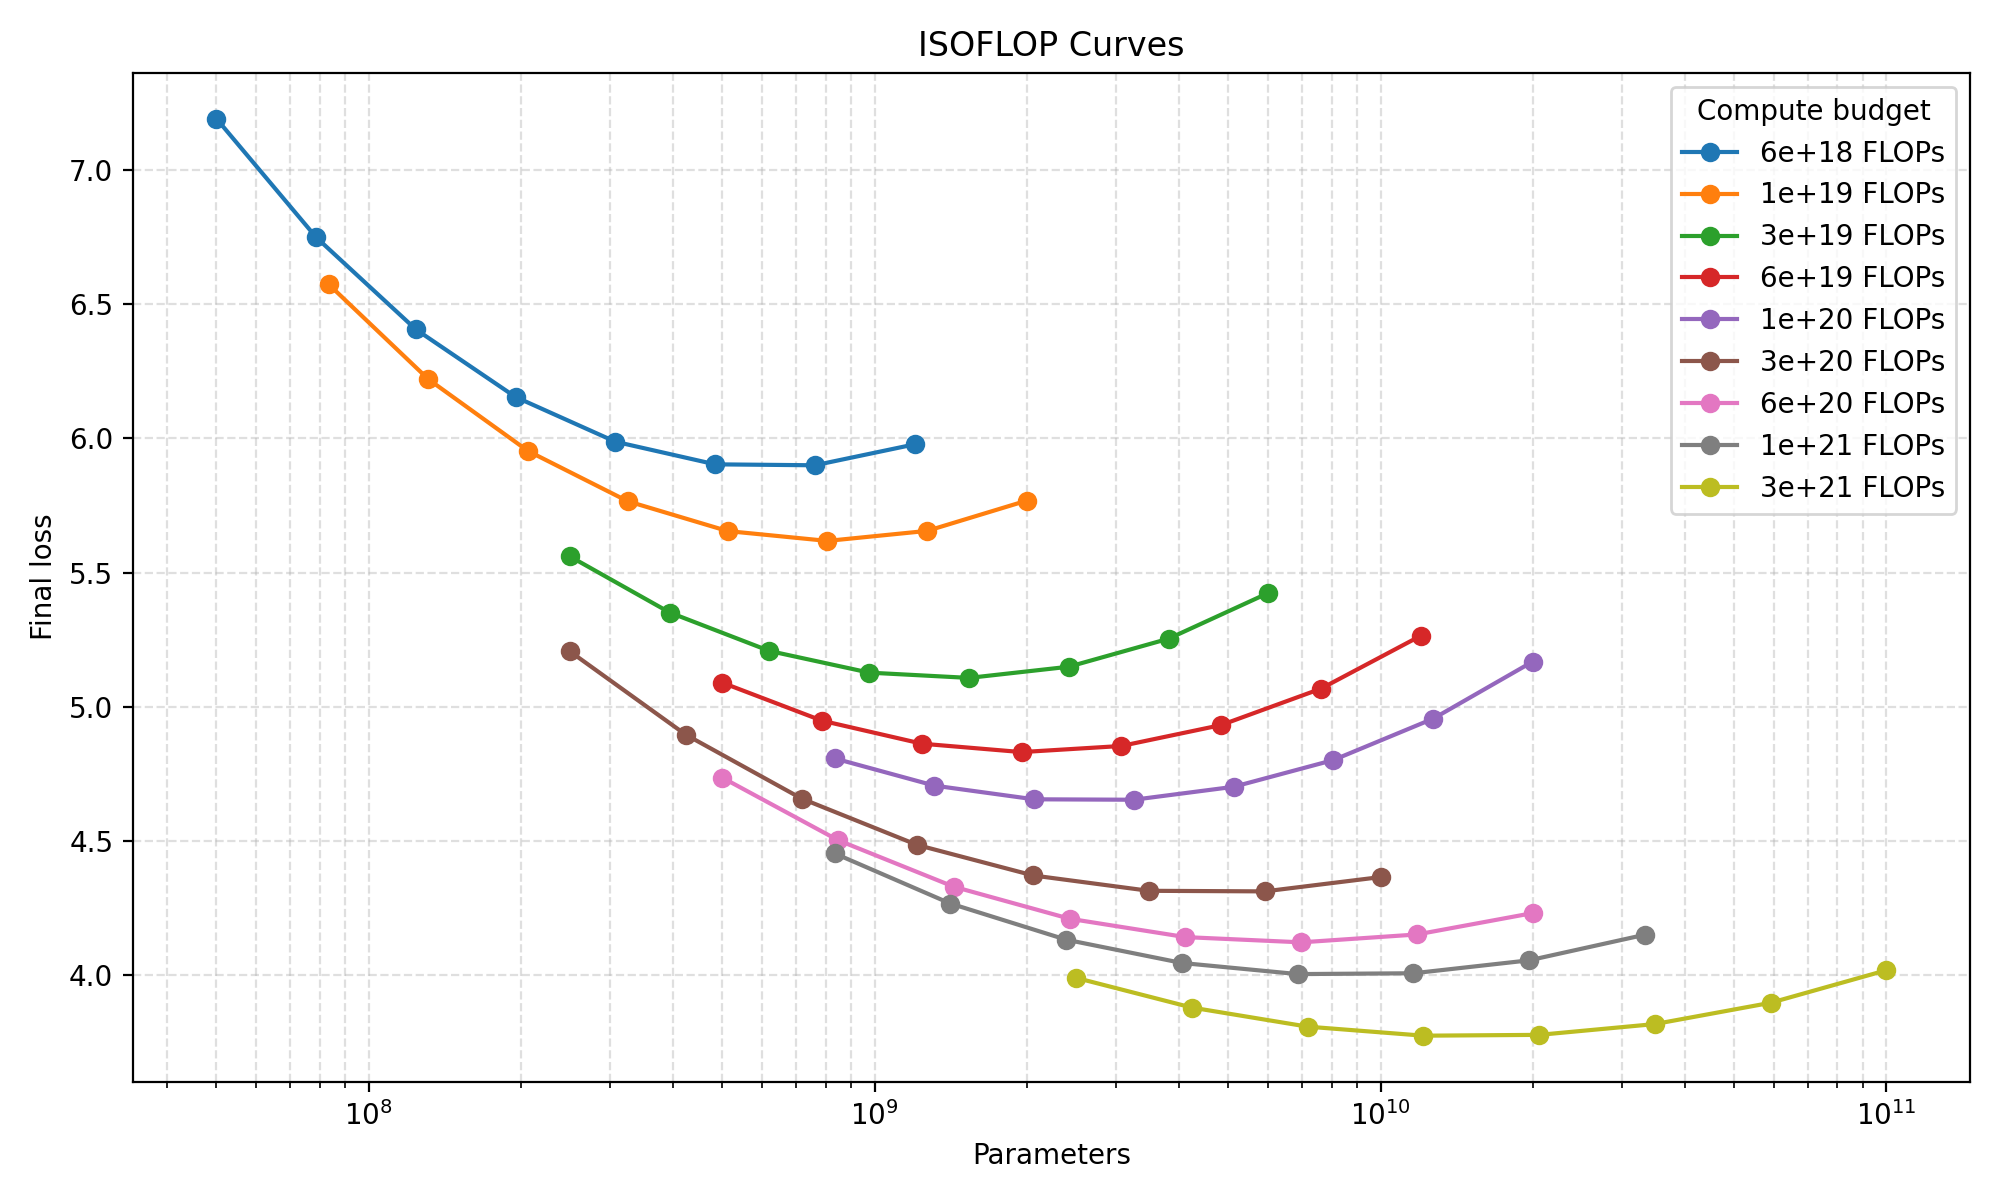

Python code for this plot:
import json
import numpy as np
from numpy.typing import NDArray
import scipy
from pathlib import Path

import matplotlib.pyplot as plt


def load_curve_points(data_path: Path) -> list[dict[str, int | float]]:
    with data_path.open() as f:
        curve_points = json.load(f)
    return curve_points


def plot_isoflops(
    curve_points: list[dict[str, int | float]],
    output_path: Path,
) -> Path:
    """Plot ISOFLOP curves from JSON data and save the resulting figure."""

    curves_by_budget: dict[float, list[tuple[float, float]]] = {}
    for point in curve_points:
        compute_budget = float(point["compute_budget"])
        curves_by_budget.setdefault(compute_budget, []).append(
            (float(point["parameters"]), float(point["final_loss"]))
        )

    fig, ax = plt.subplots(figsize=(10, 6))
    for compute_budget in sorted(curves_by_budget):
        points = sorted(curves_by_budget[compute_budget])
        parameters, final_losses = zip(*points)
        ax.plot(
            parameters, final_losses, marker="o", label=f"{compute_budget:.0e} FLOPs"
        )

    ax.set_xscale("log")
    ax.set_xlabel("Parameters")
    ax.set_ylabel("Final loss")
    ax.set_title("ISOFLOP Curves")
    ax.grid(True, which="both", linestyle="--", alpha=0.4)
    ax.legend(title="Compute budget")
    fig.tight_layout()
    fig.savefig(output_path, dpi=200)
    plt.close(fig)
    return output_path


def optimal_model_param(
    compute_budget: float | NDArray,
    a: float,
    b: float,
) -> float | NDArray:
    return a * (compute_budget**b)


def fit_optimals(
    curve_points: list[dict[str, int | float]],
    params_output_path: Path,
    tokens_output_path: Path,
) -> NDArray:
    # find minimal loss per ISOFlop curve
    min_loss_params: dict[float, dict[str, float]] = {}
    for p in curve_points:
        compute = float(p["compute_budget"])
        if (compute not in min_loss_params) or (
            p["final_loss"] < min_loss_params[compute]["final_loss"]
        ):
            min_loss_params[compute] = {
                "parameters": float(p["parameters"]),
                "final_loss": float(p["final_loss"]),
            }

    computes = np.array(sorted(min_loss_params), dtype=float)
    params = np.array(
        [min_loss_params[compute]["parameters"] for compute in computes],
        dtype=float,
    )
    tokens = computes / (6.0 * params)

    param_popt, _ = scipy.optimize.curve_fit(
        optimal_model_param,
        computes,
        params,
        p0=(1.0, 0.5),
        maxfev=10000,
    )

    compute_grid = np.logspace(np.log10(computes.min()), 24, 1000)
    params_grid = optimal_model_param(compute_grid, *param_popt)
    tokens_grid = [c / (6.0 * p) for c, p in zip(compute_grid, params_grid)]
    fig, ax = plt.subplots(figsize=(8, 6))
    ax.scatter(computes, params, color="tab:blue", s=55, label="Optimal model size")
    ax.plot(
        compute_grid,
        params_grid,
        color="tab:orange",
        linewidth=2.5,
        label="curve_fit power law",
    )
    ax.set_xscale("log")
    ax.set_yscale("log")
    ax.set_xlabel("FLOPs")
    ax.set_ylabel("Parameters")
    ax.set_title("Optimal Parameters vs. Compute")
    ax.grid(True, which="both", linestyle="--", alpha=0.4)
    ax.legend()
    fig.tight_layout()
    fig.savefig(params_output_path, dpi=200)
    plt.close(fig)

    fig, ax = plt.subplots(figsize=(8, 6))
    ax.scatter(computes, tokens, color="tab:green", s=55, label="Optimal token count")
    ax.plot(
        compute_grid,
        tokens_grid,
        color="tab:red",
        linewidth=2.5,
        label="curve_fit power law",
    )
    ax.set_xscale("log")
    ax.set_yscale("log")
    ax.set_xlabel("FLOPs")
    ax.set_ylabel("Tokens")
    ax.set_title("Optimal Tokens vs. Compute")
    ax.grid(True, which="both", linestyle="--", alpha=0.4)
    ax.legend()
    fig.tight_layout()
    fig.savefig(tokens_output_path, dpi=200)
    plt.close(fig)

    return param_popt


def main():
    module_dir = Path(__file__).resolve().parent
    project_root = module_dir.parent
    data_path = project_root / "data" / "isoflops_curves.json"
    output_path = module_dir / "isoflops.png"
    optimal_params_output_path = module_dir / "optimal_params_fit.png"
    optimal_tokens_output_path = module_dir / "optimal_tokens_fit.png"
    curve_points = load_curve_points(data_path)

    output_path = plot_isoflops(
        curve_points=curve_points,
        output_path=output_path,
    )
    param_popt = fit_optimals(
        curve_points=curve_points,
        params_output_path=optimal_params_output_path,
        tokens_output_path=optimal_tokens_output_path,
    )
    print(f"Saved ISOFLOP plot to {output_path}")
    print(f"Saved optimal-parameter fit plot to {optimal_params_output_path}")
    print(f"Saved optimal-token fit plot to {optimal_tokens_output_path}")
    print(f"Parameter fit coefficients: {param_popt}")

    flops = [1e23, 1e24]
    opt_params = optimal_model_param(flops, *param_popt)
    opt_tokens = [c / (6.0 * p) for c, p in zip(flops, opt_params)]
    for idx, f in enumerate(flops):
        p = opt_params[idx] / 1e9
        t = opt_tokens[idx] / 1e9
        print(
            f"At {f} FLOPs, the predicted optimal number of params is {p:.3f}B,"
            f"optimal number of tokens is {t:.3f}B."
        )


if __name__ == "__main__":
    main()
